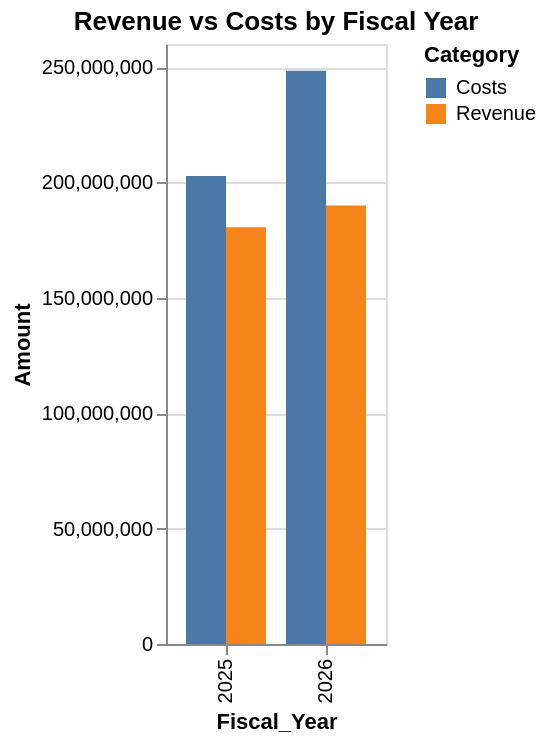

The notebook cell this image was saved under:
### Code cell
alt.Chart(financial_long).mark_bar().encode(
    x="Fiscal_Year:O",
    y="Amount:Q",
    color="Category:N",
    xOffset="Category:N",
    tooltip=["Fiscal_Year", "Category", "Amount"]
).properties(
    title="Revenue vs Costs by Fiscal Year"
)

### Figure 1 — Vega-Lite specification as saved in the notebook (floating-point values rounded to 4 significant figures)
{"config": {"view": {"continuousWidth": 300, "continuousHeight": 300}}, "data": {"name": "data-a6b5358bbc5c603ae89a47356f54cc4d"}, "mark": {"type": "bar"}, "encoding": {"color": {"field": "Category", "type": "nominal"}, "tooltip": [{"field": "Fiscal_Year", "type": "quantitative"}, {"field": "Category", "type": "nominal"}, {"field": "Amount", "type": "quantitative"}], "x": {"field": "Fiscal_Year", "type": "ordinal"}, "xOffset": {"field": "Category", "type": "nominal"}, "y": {"field": "Amount", "type": "quantitative"}}, "title": "Revenue vs Costs by Fiscal Year", "$schema": "https://vega.github.io/schema/vega-lite/v6.4.1.json", "datasets": {"data-a6b5358bbc5c603ae89a47356f54cc4d": [{"Fiscal_Year": 2025, "Category": "Revenue", "Amount": 180600000.0}, {"Fiscal_Year": 2026, "Category": "Revenue", "Amount": 190000000.0}, {"Fiscal_Year": 2025, "Category": "Costs", "Amount": 202800000.0}, {"Fiscal_Year": 2026, "Category": "Costs", "Amount": 248400000.0}]}}
